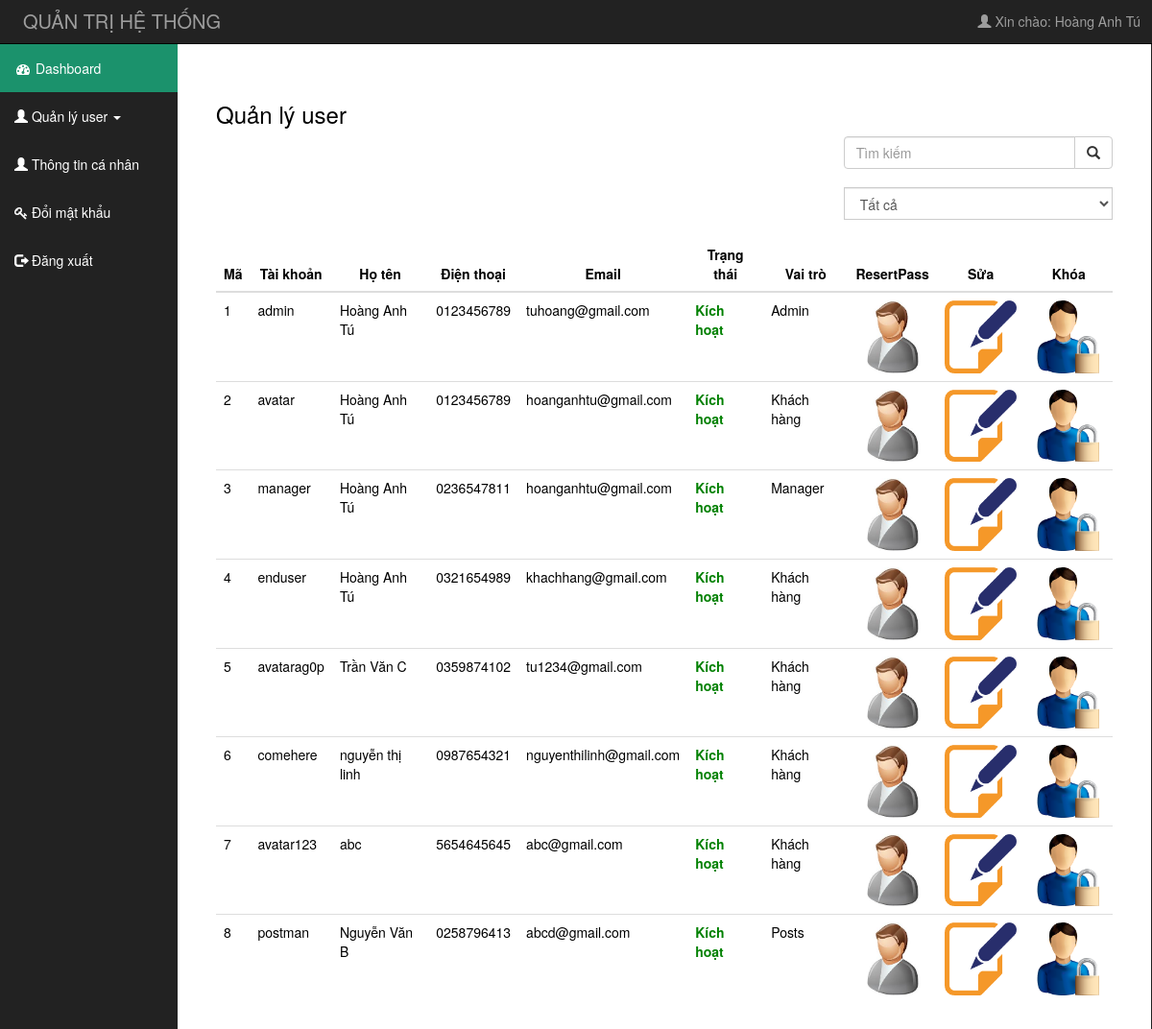
The app's page /admin/quanlyuser.php (signed in) with its own data.
### tables this page shows
CREATE TABLE `khachhang` (
  `MaKh` int(100) NOT NULL,
  `HoTen` varchar(100) NOT NULL,
  `Email` varchar(100) NOT NULL,
  `TaiKhoan` varchar(100) NOT NULL,
  `MatKhau` varchar(100) NOT NULL,
  `DiaChi` varchar(1000) NOT NULL,
  `GioiTinh` varchar(100) NOT NULL,
  `NgaySinh` varchar(100) NOT NULL,
  `DienThoai` varchar(100) NOT NULL,
  `TrangThai` int(100) NOT NULL,
  `VaiTro` int(100) NOT NULL
);

### admin/quanlyuser.php (the view, shortened to what this page needs)
	<?php
		if(isset($_SESSION['usr']['uid']))
		{
			include("includes/header.php");
		}
		else
		{
			 header('Location:login.php');
		}
		require("../includes/connect_db.php");
	?>
		<div id="mid">
			<div class="row" style="width: 100%;">
				<div class="col-sm-2">
					<?php
						if($_SESSION['usr']['vaitro']==2)
						{
							include('includes/menu_left1.php');
						}
					?>
				</div>
				<div class="col-sm-10">
					<div style="background-color:white;margin-right: -29px;margin-left: -15px;color: black;padding: 40px;">
						<h3>Quản lý user</h3>
						<div class="input-group" style="width: 30%;float: right;">
					      <input type="text" class="form-control" placeholder="Tìm kiếm" name="search" id="search_user">
					      <div class="input-group-btn">
					        <button class="btn btn-default" type="button" onclick="searchUser();"><i class="glyphicon glyphicon-search"></i></button>
					      </div>
					    </div>
					    <div class="input-group" style="width: 30%;clear:both;float: right;margin-top: 2%;margin-bottom: 2%;">
					    	<select id="phanloaiuser" class="form-control" onchange="selectUser();">
					    		<option value="-1">Tất cả</option>
					    	</select>
					    </div>
						<table class="table table-hover">
						    <thead>
						      <tr>
						        <th>Mã</th>
						        <th  style="text-align: center;">Tài khoản</th>
						        <th  style="text-align: center;">Họ tên</th>
						        <th  style="text-align: center;">Điện thoại</th>
						        <th  style="text-align: center;">Email</th>
						        <th  style="text-align: center;">Trạng thái</th>
						        <th  style="text-align: center;">Vai trò</th>
						        <th style="width: 5%;text-align: center;">ResertPass</th>
						        <th style="width: 5%;text-align: center;">Sửa</th>
						        <th style="width: 5%;text-align: center;">Khóa</th>
						      </tr>
						    </thead>
						    <tbody>
						    	<?PHP
							    		$query="SELECT makh,taikhoan,hoten,dienthoai,email,diachi,trangthai,vaitro FROM khachhang";
										$result=mysqli_query($dbc,$query);check_errors($result,$query);$i=1;
										while(list($makh,$taikhoan,$hoten,$dienthoai,$email,$diachi,$trangthai,$vaitro)=mysqli_fetch_array($result,MYSQLI_NUM))
									    {?>
											<tr>
										      	<td>
										      		<?php echo $makh;?>
										      	</td>
										      	<td>
													<?php echo $taikhoan;?>
										      	</td>
										      	<td>
										      		<?php echo $hoten;?>
										      	</td>
										      	<td>
										      			<?php echo $dienthoai;?>
										      	</td>
										      	<td>
										      		<?php echo $email;?>
										      	</td>
										      	<td>
													<?php
														if($trangthai==1)
														{
															echo "<b style='color:green'>Kích hoạt</b>";
														}else{
															echo "<b style='color:red;'>Đã khóa</b>";
														}
													?>
										      	</td>
										      	<td>
										      		<?php
														if($vaitro==0)
														{
															echo "Khách hàng";
														}else if($vaitro==1){
															echo "Manager";
														}else if($vaitro==3){
															echo "Posts";
														}else{
															echo "Admin";
														}
													?>
										      	</td>
										      	<td  style="text-align: center;width:">
										      		<a href="resert_password.php?id=<?php echo $makh;?>">
										      			<img style="width:2cm;height:2cm" src="../IMAGES/reset_mk.jpg" class="img_tbl1">
										      		</a>
										      	</td>
										      	<td  style="text-align: center;">
										      		<a href="edit_user.php?id=<?php echo $makh;?>">
														<img style="width:2cm;height:2cm" src="../IMAGES/icon_edit.png" class="img_tb1">
													</a>
										      	</td>
										      	<td style="text-align: center;">
										      		<a href="khoa_user.php?id=<?php echo $makh;?>">
										      			<img style="width:2cm;height:2cm" src="../IMAGES/doi_mk.png" class="img_tb1">
										      		</a>
										      	</td>
									     	</tr>
									<?PHP }?>
						    </tbody>
				  		</table>
					</div>
				</div>
			</div>
		</div>
	</div>
</body>
</html>

### admin/CSS/admin_css.css (style rules this page uses)
body { margin: 0; padding: 0; background-color: #222; }
a { text-decoration: none; }
#mid { width: 100%; }
.table tbody a { cursor: pointer; }

### records on screen
khachhang: MaKh "1", TaiKhoan "admin", HoTen "Hoàng Anh Tú", DienThoai "0123456789", Email "tuhoang@gmail.com", TrangThai "Kích hoạt", VaiTro "Admin"
khachhang: MaKh "2", TaiKhoan "avatar", HoTen "Hoàng Anh Tú", DienThoai "0123456789", Email "hoanganhtu@gmail.com", TrangThai "Kích hoạt", VaiTro "Khách hàng"
khachhang: MaKh "3", TaiKhoan "manager", HoTen "Hoàng Anh Tú", DienThoai "0236547811", Email "hoanganhtu@gmail.com", TrangThai "Kích hoạt", VaiTro "Manager"
khachhang: MaKh "4", TaiKhoan "enduser", HoTen "Hoàng Anh Tú", DienThoai "0321654989", Email "khachhang@gmail.com", TrangThai "Kích hoạt", VaiTro "Khách hàng"
khachhang: MaKh "5", TaiKhoan "avatarag0p", HoTen "Trần Văn C", DienThoai "0359874102", Email "tu1234@gmail.com", TrangThai "Kích hoạt", VaiTro "Khách hàng"
khachhang: MaKh "6", TaiKhoan "comehere", HoTen "nguyễn thị linh", DienThoai "0987654321", Email "nguyenthilinh@gmail.com", TrangThai "Kích hoạt", VaiTro "Khách hàng"
khachhang: MaKh "7", TaiKhoan "avatar123", HoTen "abc", DienThoai "5654645645", Email "abc@gmail.com", TrangThai "Kích hoạt", VaiTro "Khách hàng"
khachhang: MaKh "8", TaiKhoan "postman", HoTen "Nguyễn Văn B", DienThoai "0258796413", Email "abcd@gmail.com", TrangThai "Kích hoạt", VaiTro "Posts"

### other values on screen
$_SESSION['usr']['user'] "Hoàng Anh Tú"
